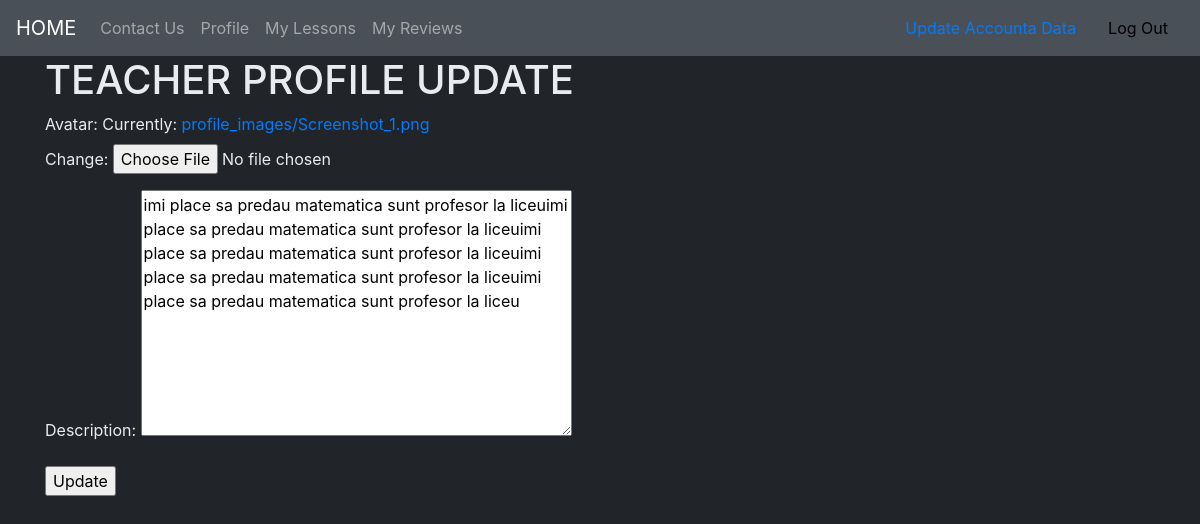
The page /profiles/update/mateiteacher/ (signed in) on the database as committed earlier.
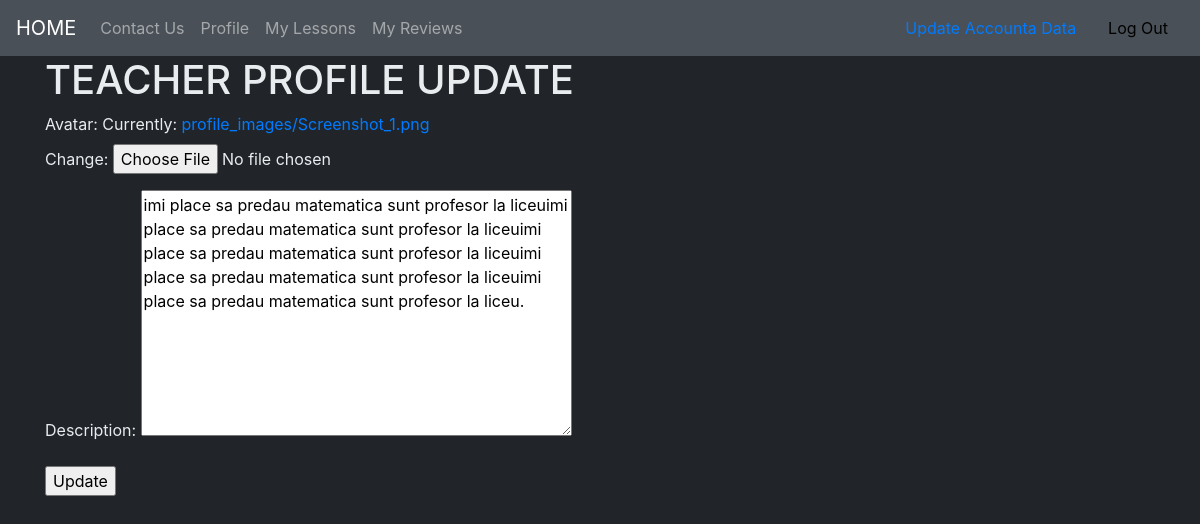
The same page on the database as committed later.
### profiles/models.py (models this page shows, shortened)
class Profile(models.Model):
    teacher = models.OneToOneField(Teacher, on_delete=models.CASCADE)
    avatar = models.ImageField(default='profile_images/default.jpg', upload_to='profile_images')
    description = models.TextField(default="Not yet edited description")
    slug = models.SlugField(allow_unicode=True,unique=True, null=True, blank=True)

### profiles/views.py (the view, shortened to what this page needs)
# urls.py: path('update/<slug:slug>/', views.ProfileUpdate.as_view(), name='profile_update'),
@method_decorator([login_required, teacher_required], name='dispatch')
class ProfileUpdate(LoginRequiredMixin, generic.edit.UpdateView):
    model = Profile
    fields = ['avatar','description']
    template_name = 'profiles/profile_update.html'

### profiles/templates/profiles/profile_update.html (shortened to what this page needs)
{% extends "base.html" %}
{% load static %}
{% block content %}
    <h1>TEACHER PROFILE UPDATE</h1>
    {% if profile.teacher.user == user %}
        <form method="post" enctype="multipart/form-data">
            {{ form.as_p }}
            <input type="submit" value="Update">
        </form>
    {% else %}
        <p>You can't edit some else's profile.</p>
    {% endif %}
{% endblock content %}

Rows that differ between the two databases and show on the page:
changed Profile: description "…matematica sunt profesor la liceu" → "…matematica sunt profesor la liceu."
